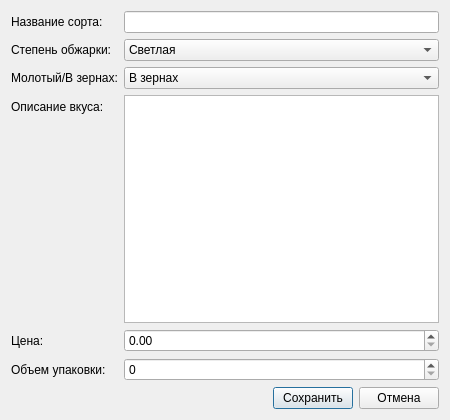
<?xml version="1.0" encoding="UTF-8"?>
<ui version="4.0">
 <class>AddEditCoffeeForm</class>
 <widget class="QDialog" name="AddEditCoffeeForm">
  <property name="geometry">
   <rect><x>0</x><y>0</y><width>450</width><height>420</height></rect>
  </property>
  <property name="windowTitle">
   <string>Добавление / редактирование кофе</string>
  </property>
  <layout class="QVBoxLayout" name="verticalLayout">
   <item>
    <layout class="QFormLayout" name="formLayout">
     <item row="0" column="0"><widget class="QLabel" name="nameLabel"><property name="text"><string>Название сорта:</string></property></widget></item>
     <item row="0" column="1"><widget class="QLineEdit" name="nameEdit"/></item>

     <item row="1" column="0"><widget class="QLabel" name="roastLabel"><property name="text"><string>Степень обжарки:</string></property></widget></item>
     <item row="1" column="1">
      <widget class="QComboBox" name="roastCombo">
       <item><property name="text"><string>Светлая</string></property></item>
       <item><property name="text"><string>Средняя</string></property></item>
       <item><property name="text"><string>Темная</string></property></item>
      </widget>
     </item>

     <item row="2" column="0"><widget class="QLabel" name="groundLabel"><property name="text"><string>Молотый/В зернах:</string></property></widget></item>
     <item row="2" column="1">
      <widget class="QComboBox" name="groundCombo">
       <item><property name="text"><string>В зернах</string></property></item>
       <item><property name="text"><string>Молотый</string></property></item>
      </widget>
     </item>

     <item row="3" column="0"><widget class="QLabel" name="descLabel"><property name="text"><string>Описание вкуса:</string></property></widget></item>
     <item row="3" column="1"><widget class="QPlainTextEdit" name="descEdit"/></item>

     <item row="4" column="0"><widget class="QLabel" name="priceLabel"><property name="text"><string>Цена:</string></property></widget></item>
     <item row="4" column="1"><widget class="QDoubleSpinBox" name="priceSpin">
      <property name="maximum"><double>100000.0</double></property>
      <property name="decimals"><number>2</number></property>
     </widget></item>

     <item row="5" column="0"><widget class="QLabel" name="volumeLabel"><property name="text"><string>Объем упаковки:</string></property></widget></item>
     <item row="5" column="1"><widget class="QSpinBox" name="volumeSpin">
      <property name="maximum"><number>100000</number></property>
      <property name="singleStep"><number>50</number></property>
     </widget></item>
    </layout>
   </item>
   <item>
    <layout class="QHBoxLayout" name="buttonsLayout">
     <item><spacer name="spacer"><property name="orientation"><enum>Qt::Horizontal</enum></property><property name="sizeHint" stdset="0"><size><width>40</width><height>20</height></size></property></spacer></item>
     <item><widget class="QPushButton" name="saveButton"><property name="text"><string>Сохранить</string></property></widget></item>
     <item><widget class="QPushButton" name="cancelButton"><property name="text"><string>Отмена</string></property></widget></item>
    </layout>
   </item>
  </layout>
 </widget>
 <resources/>
 <connections/>
</ui>
